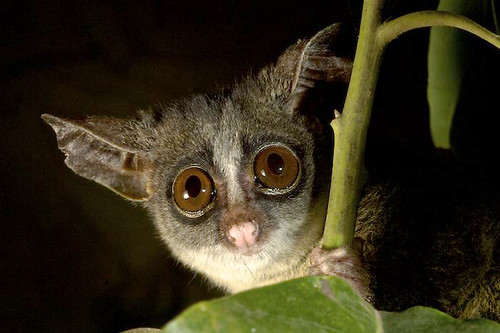
#> input picture images/image1.jpg, 500 x 333 px, given in place of image1.png, which was not available
$ python A03.py
#> lines starting #> are read from the running program, lines starting #| are printed output that depends on the picture; pictures that were not available may be replaced by others from this repository, and a replacement may not be noted
'''
Assignment 03: Hybrid imaging
Group: Gruppe 6
Names: Felix Iltgen, Laura Moser, Alexander Reiprich
Date: 12.12.2021
Sources: GDV_tutorial_12
'''

# imports
import numpy as np
import cv2

# create point arrays
refPtSrc = []
refPtDst = []

# read images and resize them
image1 = cv2.imread("images\\image1.png", cv2.IMREAD_GRAYSCALE)
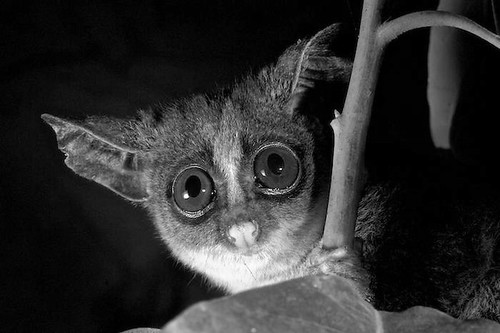
#> image1: shape (333, 500); min 0, max 255, mean 45.9
image1 = cv2.resize(image1, (474, 510))
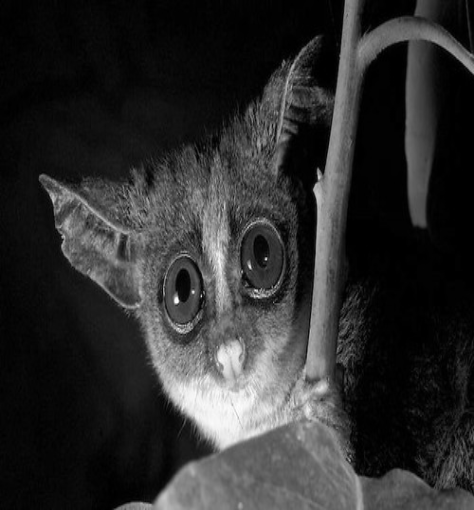
#> image1: shape (510, 474); min 0, max 254, mean 45.8
image2 = cv2.imread("images\\image2.png", cv2.IMREAD_GRAYSCALE)
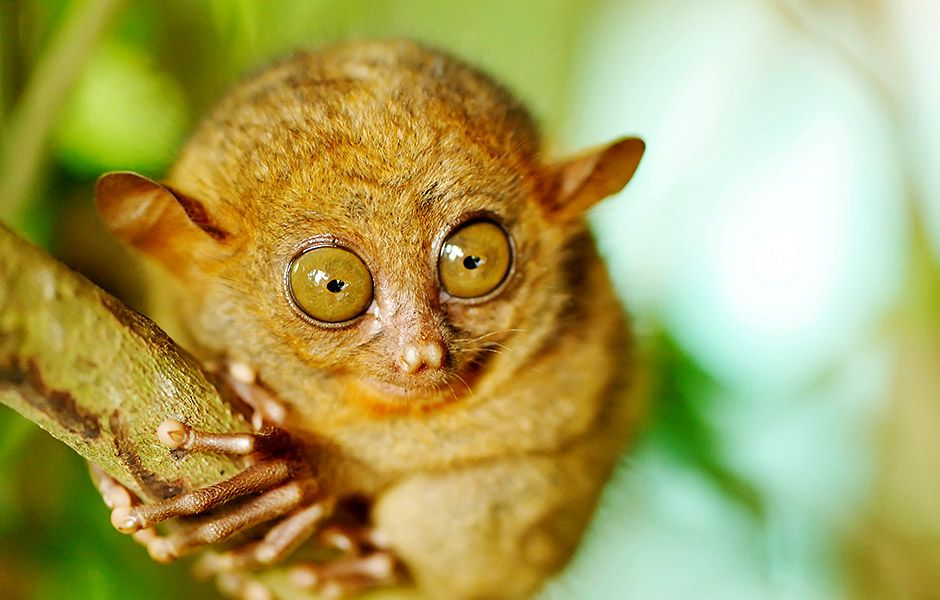
#> input picture images/image2.jpg, 940 x 600 px, given in place of image2.png, which was not available
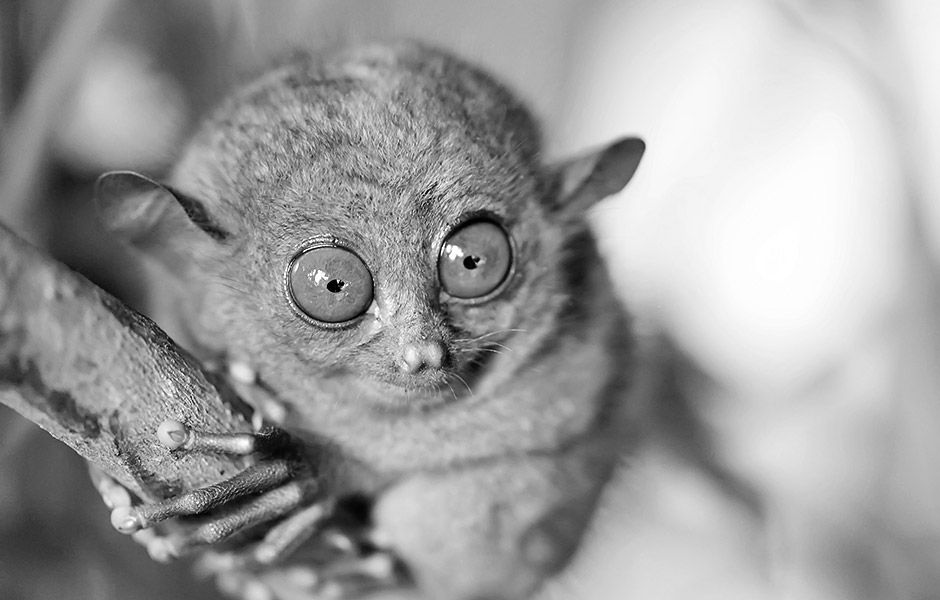
#> image2: shape (600, 940); min 0, max 255, mean 156.8
image2 = cv2.resize(image2, (474, 510))
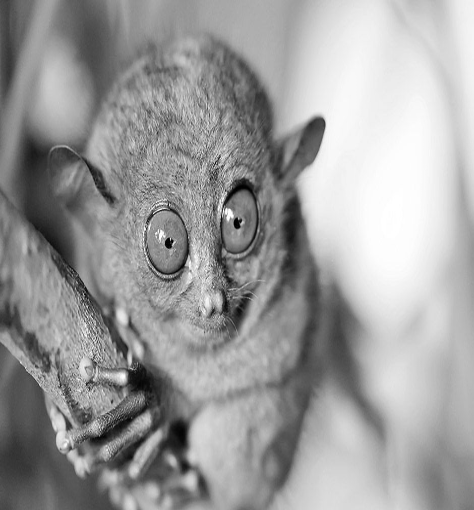
#> image2: shape (510, 474); min 0, max 255, mean 156.7

# click function for first image
# [33 lines left out: functions clickSrc, clickDst, not called in this run]

# apply highpass to image
def applyHighPass(img):
    return cv2.subtract(img, applyLowPass(img))

# apply lowpass to image
# [46 lines left out: functions applyLowPass, translateImages, createNewImage, not called in this run]

# show first image and set mouse callback
cv2.namedWindow('Image 1')
cv2.setMouseCallback('Image 1', clickSrc)
cv2.imshow("Image 1", image1)

cv2.waitKey(0)
cv2.destroyAllWindows()
